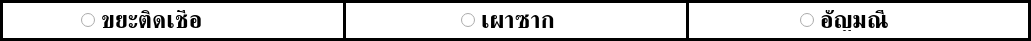
   <widget class="QFrame" name="select_frame">
    <property name="geometry">
     <rect>
      <x>10</x>
      <y>60</y>
      <width>1031</width>
      <height>41</height>
     </rect>
    </property>
    <property name="styleSheet">
     <string notr="true">background:rgb(255, 255, 255)</string>
    </property>
    <property name="frameShape">
     <enum>QFrame::Shape::Box</enum>
    </property>
    <property name="frameShadow">
     <enum>QFrame::Shadow::Plain</enum>
    </property>
    <property name="lineWidth">
     <number>3</number>
    </property>
    <widget class="QRadioButton" name="select_carcass">
     <property name="geometry">
      <rect>
       <x>461</x>
       <y>10</y>
       <width>161</width>
       <height>21</height>
      </rect>
     </property>
     <property name="font">
      <font>
       <family>TH Niramit AS</family>
       <pointsize>18</pointsize>
       <bold>true</bold>
      </font>
     </property>
     <property name="text">
      <string>เผาซาก</string>
     </property>
    </widget>
    <widget class="QRadioButton" name="select_daimond">
     <property name="geometry">
      <rect>
       <x>800</x>
       <y>10</y>
       <width>161</width>
       <height>21</height>
      </rect>
     </property>
     <property name="font">
      <font>
       <family>TH Niramit AS</family>
       <pointsize>18</pointsize>
       <bold>true</bold>
      </font>
     </property>
     <property name="text">
      <string>อัญมณี</string>
     </property>
    </widget>
    <widget class="Line" name="select_line1">
     <property name="geometry">
      <rect>
       <x>343</x>
       <y>0</y>
       <width>3</width>
       <height>67</height>
      </rect>
     </property>
     <property name="styleSheet">
      <string notr="true">background:rgb(0, 0, 0)</string>
     </property>
     <property name="orientation">
      <enum>Qt::Orientation::Vertical</enum>
     </property>
    </widget>
    <widget class="QRadioButton" name="select_infectioun">
     <property name="geometry">
      <rect>
       <x>81</x>
       <y>10</y>
       <width>181</width>
       <height>21</height>
      </rect>
     </property>
     <property name="font">
      <font>
       <family>TH Niramit AS</family>
       <pointsize>18</pointsize>
       <bold>true</bold>
      </font>
     </property>
     <property name="text">
      <string>ขยะติดเชื้อ</string>
     </property>
    </widget>
    <widget class="Line" name="select_line2">
     <property name="geometry">
      <rect>
       <x>686</x>
       <y>0</y>
       <width>3</width>
       <height>67</height>
      </rect>
     </property>
     <property name="styleSheet">
      <string notr="true">background:rgb(0, 0, 0)</string>
     </property>
     <property name="orientation">
      <enum>Qt::Orientation::Vertical</enum>
     </property>
    </widget>
   </widget>
